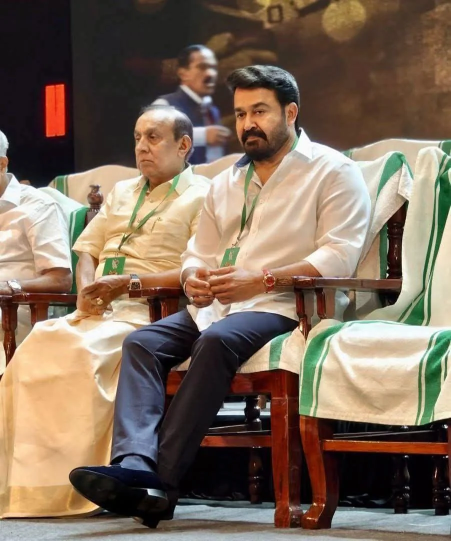
#> input picture input/image.png, 902 x 1082 px (shown at 1/2 size)
$ python -i gen.py   (imports and definitions only)
#> lines starting #> are read from the running program, lines starting #| are printed output that depends on the picture
#> further down, picture is the input picture: shape (1082, 902, 3); mean B, G, R 91.3, 107.9, 126.2
import onnxruntime as ort
import cv2
import numpy as np
import os
from glob import glob
import time

# Configuration
pic_form = ['.jpeg','.jpg','.png','.JPEG','.JPG','.PNG']
providers = ['CPUExecutionProvider']
model_name = 'AnimeGANv3_Hayao_STYLE_36'
in_dir = 'input'
out_dir = 'output'
max_dimension = 1024  # Max dimension for processing

# [2 lines not run here, left out]

# [1 line that did not run here, left out]

def process_image(img, x8=True):
    # First resize to limit memory usage
#> called with x8 = True
    h, w = img.shape[:2]
#> h = 1082; w = 902
    if max(h, w) > max_dimension:
        scale = max_dimension / max(h, w)
#> scale = 0.946
        new_h, new_w = int(h * scale), int(w * scale)
#> new_h = 1024; new_w = 853
        img = cv2.resize(img, (new_w, new_h))
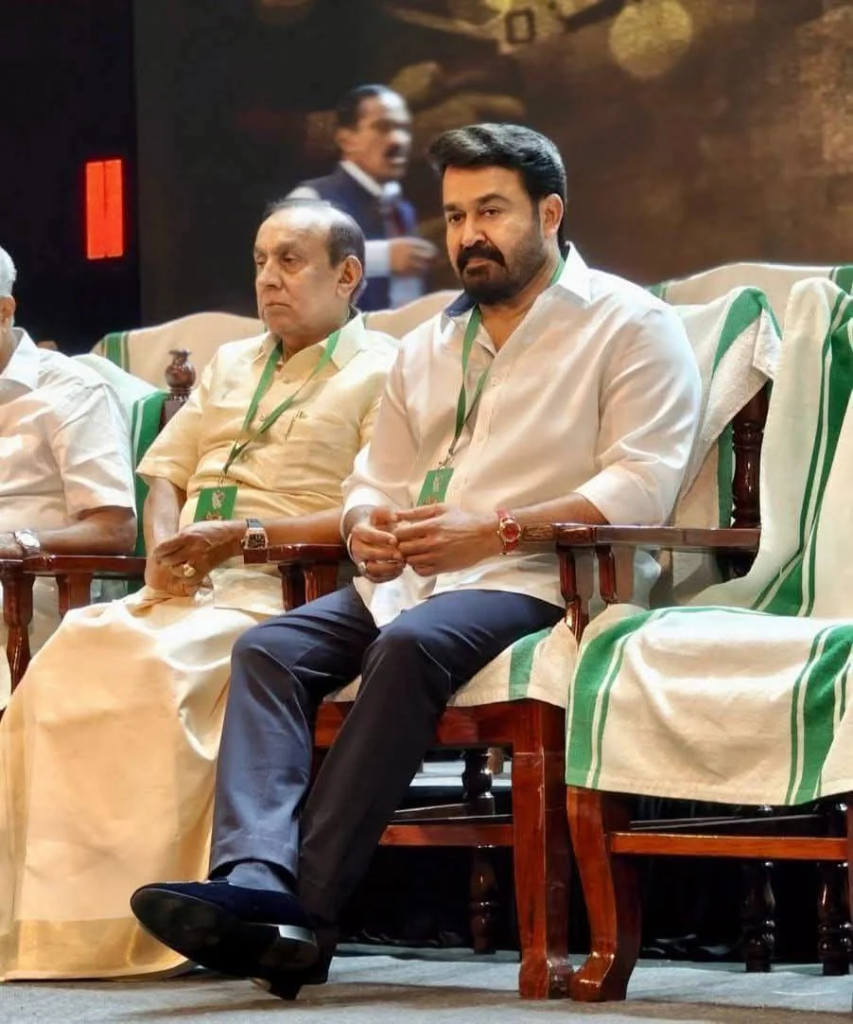
#> img: shape (1024, 853, 3); mean of channels 0, 1, 2 91.2, 107.8, 126.1; drawn as B, G, R
        print(f"Resized image from {w}x{h} to {new_w}x{new_h} to save memory")
#| Resized image from 902x1082 to 853x1024 to save memory

    h, w = img.shape[:2]
#> h = 1024; w = 853
    if x8:
        def to_8s(x):
            return 256 if x < 256 else x - x % 8
        img = cv2.resize(img, (to_8s(w), to_8s(h)))
#> img: shape (1024, 848, 3)

    img = cv2.cvtColor(img, cv2.COLOR_BGR2RGB).astype(np.float32) / 127.5 - 1.0
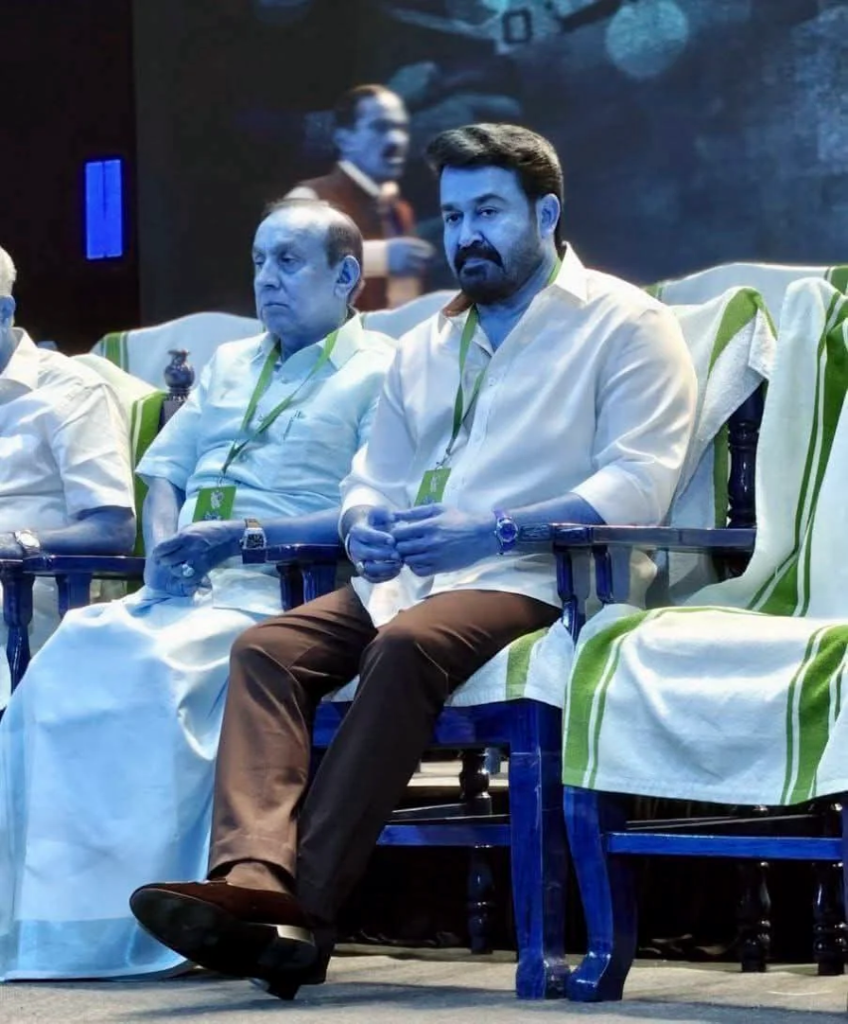
#> img: shape (1024, 848, 3) float32; mean of channels 0, 1, 2 -0.0108, -0.154, -0.284; drawn with min black and max white
    return img

# [59 lines left out: functions load_test_data, convert, process_directory, not called in this run]

# [6 lines not run here, left out]

>>> import cv2
>>> picture = cv2.imread('input/image.png')
>>> result = process_image(picture)
